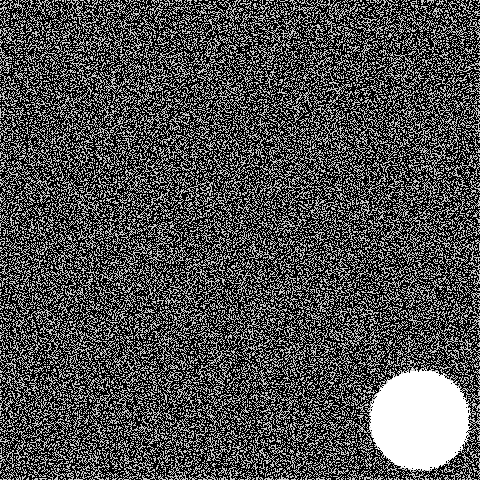
Frame 1 (no input)
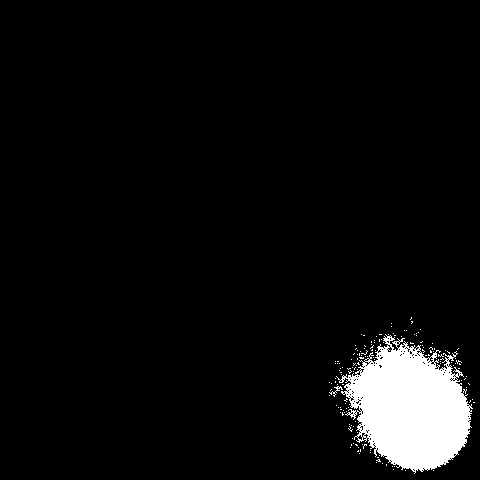
Frame 60 (the mouse pressed at the canvas centre just before this capture)
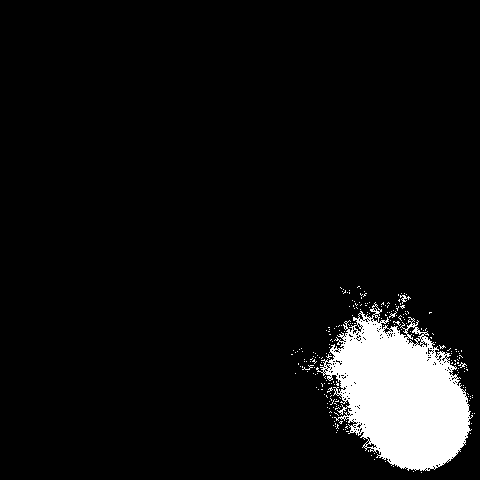
Frame 120 (the mouse held since frame 60 and released just before this capture)

The Processing sketch that drew these frames (run headless with seeded random() and noise(); from frame 60 on, the mouse is pressed at the canvas centre):

// Processing sketch: PlusOne
// ── PlusOne.pde
int m,x,y,c,o=color(1),p=-1,s;

void setup(){
  size(480,480);
}

void draw(){
  m=0;
  for(x=0;x<480;x++)
   for(y=0;y<480;y++){
     if(dist(x,y,420,420)<50)set(x,y,p);
     set(470,470,o);
     set((int)random(4)-2+x,(int)random(4)-2+y,get(x,y)==p?p:o);
   }
}//#p5t
